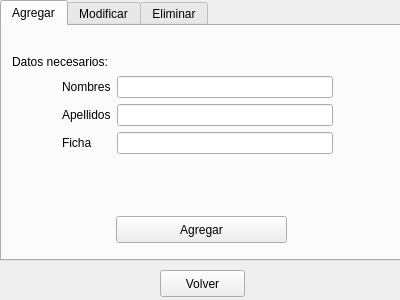
<?xml version="1.0" encoding="UTF-8"?>
<ui version="4.0">
 <class>medico</class>
 <widget class="QWidget" name="medico">
  <property name="geometry">
   <rect>
    <x>0</x>
    <y>0</y>
    <width>400</width>
    <height>300</height>
   </rect>
  </property>
  <property name="windowTitle">
   <string>Formulario Médico</string>
  </property>
  <widget class="QTabWidget" name="tabWidget">
   <property name="geometry">
    <rect>
     <x>0</x>
     <y>0</y>
     <width>401</width>
     <height>261</height>
    </rect>
   </property>
   <property name="currentIndex">
    <number>0</number>
   </property>
   <widget class="QWidget" name="tab">
    <attribute name="title">
     <string>Agregar</string>
    </attribute>
    <widget class="QLabel" name="label">
     <property name="geometry">
      <rect>
       <x>10</x>
       <y>10</y>
       <width>151</width>
       <height>51</height>
      </rect>
     </property>
     <property name="text">
      <string>Datos necesarios:</string>
     </property>
    </widget>
    <widget class="QWidget" name="formLayoutWidget">
     <property name="geometry">
      <rect>
       <x>60</x>
       <y>50</y>
       <width>271</width>
       <height>118</height>
      </rect>
     </property>
     <layout class="QFormLayout" name="formLayout">
      <property name="fieldGrowthPolicy">
       <enum>QFormLayout::AllNonFixedFieldsGrow</enum>
      </property>
      <item row="0" column="0">
       <widget class="QLabel" name="nombreLabel">
        <property name="text">
         <string>Nombres</string>
        </property>
       </widget>
      </item>
      <item row="0" column="1">
       <widget class="QLineEdit" name="nm_am"/>
      </item>
      <item row="1" column="0">
       <widget class="QLabel" name="apellidosLabel">
        <property name="text">
         <string>Apellidos</string>
        </property>
       </widget>
      </item>
      <item row="1" column="1">
       <widget class="QLineEdit" name="ap_am"/>
      </item>
      <item row="2" column="0">
       <widget class="QLabel" name="rutLabel">
        <property name="text">
         <string>Ficha</string>
        </property>
       </widget>
      </item>
      <item row="2" column="1">
       <widget class="QLineEdit" name="fch_am"/>
      </item>
     </layout>
    </widget>
    <widget class="QPushButton" name="agr_am">
     <property name="geometry">
      <rect>
       <x>114</x>
       <y>190</y>
       <width>171</width>
       <height>27</height>
      </rect>
     </property>
     <property name="text">
      <string>Agregar</string>
     </property>
    </widget>
   </widget>
   <widget class="QWidget" name="tab_2">
    <attribute name="title">
     <string>Modificar</string>
    </attribute>
    <widget class="QWidget" name="formLayoutWidget_2">
     <property name="geometry">
      <rect>
       <x>20</x>
       <y>20</y>
       <width>261</width>
       <height>31</height>
      </rect>
     </property>
     <layout class="QFormLayout" name="formLayout_2">
      <item row="0" column="0">
       <widget class="QLabel" name="buscarRutLabel">
        <property name="text">
         <string>Buscar Rut</string>
        </property>
       </widget>
      </item>
      <item row="0" column="1">
       <widget class="QLineEdit" name="bcr_mm"/>
      </item>
     </layout>
    </widget>
    <widget class="Line" name="line">
     <property name="geometry">
      <rect>
       <x>130</x>
       <y>70</y>
       <width>118</width>
       <height>3</height>
      </rect>
     </property>
     <property name="orientation">
      <enum>Qt::Horizontal</enum>
     </property>
    </widget>
    <widget class="QPushButton" name="bcr1_mm">
     <property name="geometry">
      <rect>
       <x>300</x>
       <y>20</y>
       <width>85</width>
       <height>27</height>
      </rect>
     </property>
     <property name="text">
      <string>Buscar</string>
     </property>
    </widget>
    <widget class="QWidget" name="formLayoutWidget_3">
     <property name="geometry">
      <rect>
       <x>70</x>
       <y>80</y>
       <width>231</width>
       <height>95</height>
      </rect>
     </property>
     <layout class="QFormLayout" name="formLayout_3">
      <item row="0" column="0">
       <widget class="QLabel" name="nombresLabel">
        <property name="text">
         <string>Nombres</string>
        </property>
       </widget>
      </item>
      <item row="0" column="1">
       <widget class="QLineEdit" name="nm_mm"/>
      </item>
      <item row="1" column="0">
       <widget class="QLabel" name="apellidosLabel_2">
        <property name="text">
         <string>Apellidos</string>
        </property>
       </widget>
      </item>
      <item row="1" column="1">
       <widget class="QLineEdit" name="ap_mm"/>
      </item>
      <item row="2" column="1">
       <widget class="QLineEdit" name="fch_mm"/>
      </item>
      <item row="2" column="0">
       <widget class="QLabel" name="correoLabel">
        <property name="text">
         <string>Ficha</string>
        </property>
       </widget>
      </item>
     </layout>
    </widget>
    <widget class="QPushButton" name="mdf_mm">
     <property name="geometry">
      <rect>
       <x>110</x>
       <y>190</y>
       <width>171</width>
       <height>27</height>
      </rect>
     </property>
     <property name="text">
      <string>Modificar</string>
     </property>
    </widget>
   </widget>
   <widget class="QWidget" name="tab_3">
    <attribute name="title">
     <string>Eliminar</string>
    </attribute>
    <widget class="QWidget" name="formLayoutWidget_4">
     <property name="geometry">
      <rect>
       <x>20</x>
       <y>20</y>
       <width>261</width>
       <height>31</height>
      </rect>
     </property>
     <layout class="QFormLayout" name="formLayout_4">
      <item row="0" column="0">
       <widget class="QLabel" name="buscarRutLabel_2">
        <property name="text">
         <string>Buscar Rut</string>
        </property>
       </widget>
      </item>
      <item row="0" column="1">
       <widget class="QLineEdit" name="bcr_em"/>
      </item>
     </layout>
    </widget>
    <widget class="QPushButton" name="elm_em">
     <property name="geometry">
      <rect>
       <x>300</x>
       <y>20</y>
       <width>85</width>
       <height>27</height>
      </rect>
     </property>
     <property name="text">
      <string>Eliminar</string>
     </property>
    </widget>
    <widget class="Line" name="line_2">
     <property name="geometry">
      <rect>
       <x>130</x>
       <y>70</y>
       <width>118</width>
       <height>3</height>
      </rect>
     </property>
     <property name="orientation">
      <enum>Qt::Horizontal</enum>
     </property>
    </widget>
    <widget class="QLabel" name="imp_em">
     <property name="geometry">
      <rect>
       <x>55</x>
       <y>106</y>
       <width>281</width>
       <height>71</height>
      </rect>
     </property>
     <property name="text">
      <string>&lt;html&gt;&lt;head/&gt;&lt;body&gt;&lt;p align=&quot;center&quot;&gt;Despliegue de informacion a eliminar&lt;/p&gt;&lt;/body&gt;&lt;/html&gt;</string>
     </property>
    </widget>
   </widget>
  </widget>
  <widget class="QPushButton" name="exit_m">
   <property name="geometry">
    <rect>
     <x>160</x>
     <y>270</y>
     <width>85</width>
     <height>27</height>
    </rect>
   </property>
   <property name="text">
    <string>Volver</string>
   </property>
  </widget>
 </widget>
 <resources/>
 <connections/>
</ui>
